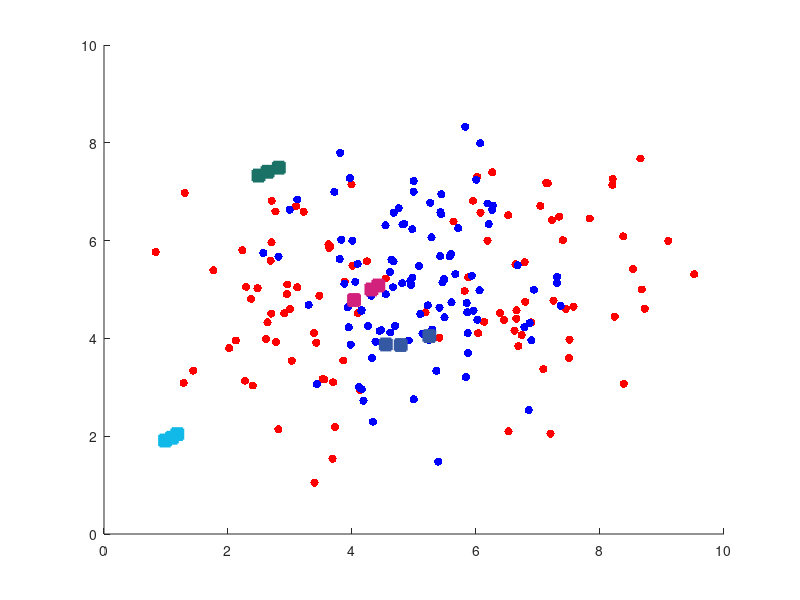
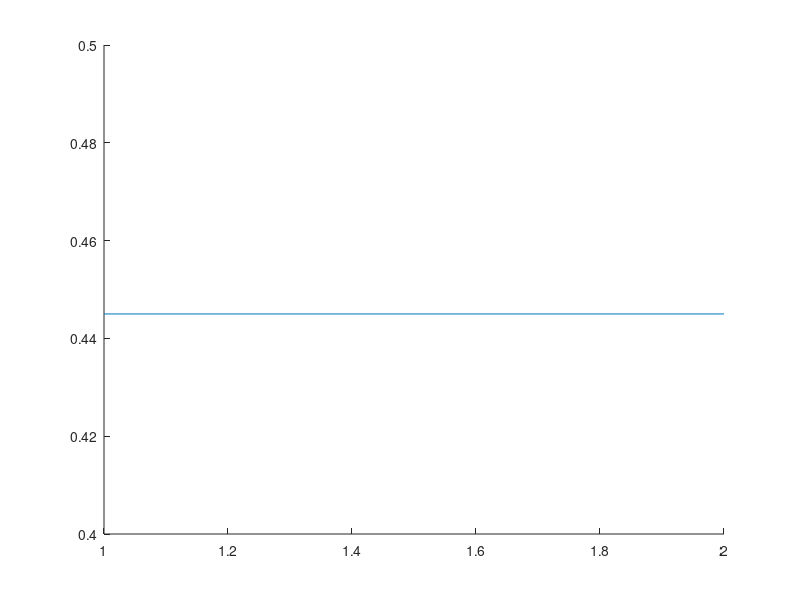

These charts were generated, in order, by the following MATLAB code:
%Assignment1
%close all
%Setting and Load Datas
nu=0.01;
nWA = 2;
nWB = 2;

A = importdata('data_lvq_A(1).mat');
B = importdata('data_lvq_B(1).mat');
datas = [A;B];

%Show the datas
figure
hold on
scatter(A(:,1),A(:,2),'r','filled')
scatter(B(:,1),B(:,2),'b','filled')

%Prototypes initialization
w = zeros(nWA+nWB,size(A,2));
xAmin=min(A(:,1));
yAmin=min(A(:,2));
xBmin=min(B(:,1));
yBmin=min(B(:,2));
for n=1:size(w,1)
    if n<=nWA
       w(n,1)=xAmin+rand()*(max(A(:,1)-xAmin));
       w(n,2)=yAmin+rand()*(max(A(:,2)-yAmin));
       %w(n,1)=mean(A(:,1));
       %w(n,2)=mean(A(:,2));  
    else
       w(n,1)=xBmin+rand()*(max(B(:,1)-xBmin));
       w(n,2)=yBmin+rand()*(max(B(:,2)-yBmin));
       %w(nWA+n,1)=mean(B(:,1));
       %w(nWA+n,2)=mean(B(:,2));    
    end
end

%Prototypes ploting
colors = rand(size(w,1),3);
for n=1:size(w,1)
   plot(w(n,1),w(n,2),'--gs',...
    'LineWidth',2,...
    'MarkerSize',8,...
    'MarkerEdgeColor',colors(n,:),...
    'MarkerFaceColor',colors(n,:))      
end

%Until the training error be approximately constant
TrainingError=[1,0];
while abs(TrainingError(size(TrainingError,1),1)-TrainingError(size(TrainingError,1),2))>0.000001
    for n=1:size(datas,1)
        dif=(w-datas(n,:)); %Get the difference
        distance = vecnorm(dif'); %Get the distance
        i=find(distance==min(distance)); %Find the minimum distance
        if xor(i<=nWA,n<=size(A,1)) %Check if the prototype and the data are of equal classes
            w(i,:)=w(i,:)+nu*(dif(i,:)); %Different classes
        else
            w(i,:)=w(i,:)-nu*(dif(i,:)); %Same class
        end            
    end
    for n=1:size(w,1)
       plot(w(n,1),w(n,2),'--gs',...
        'LineWidth',2,...
        'MarkerSize',8,...
        'MarkerEdgeColor',colors(n,:),...
        'MarkerFaceColor',colors(n,:))      
    end
    
    misclassified=0;
    for n=1:size(datas,1)
        dif=(w-datas(n,:)); %Get the difference
        distance = vecnorm(dif'); %Get the distance
        i=find(distance==min(distance)); %Find the minimum distance
        if xor(i<=nWA,n<=size(A,1)) %Check if the prototype and the data are of equal classes
            misclassified=misclassified+1;%Different classes
        end  
    end
    TrainingError=[TrainingError;[misclassified/size(datas,1),TrainingError(size(TrainingError,1),1)]];
end

figure
hold on
TrainingError(1,:) = [];
plot(TrainingError(:,1))
